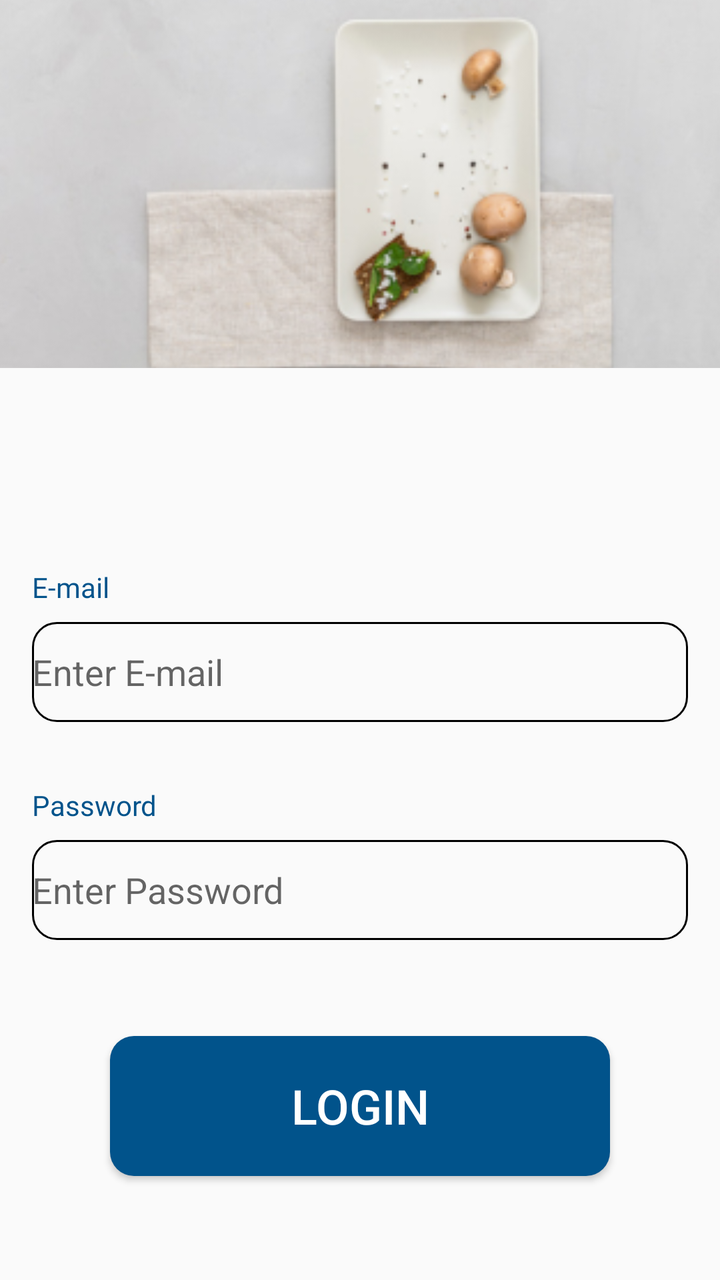
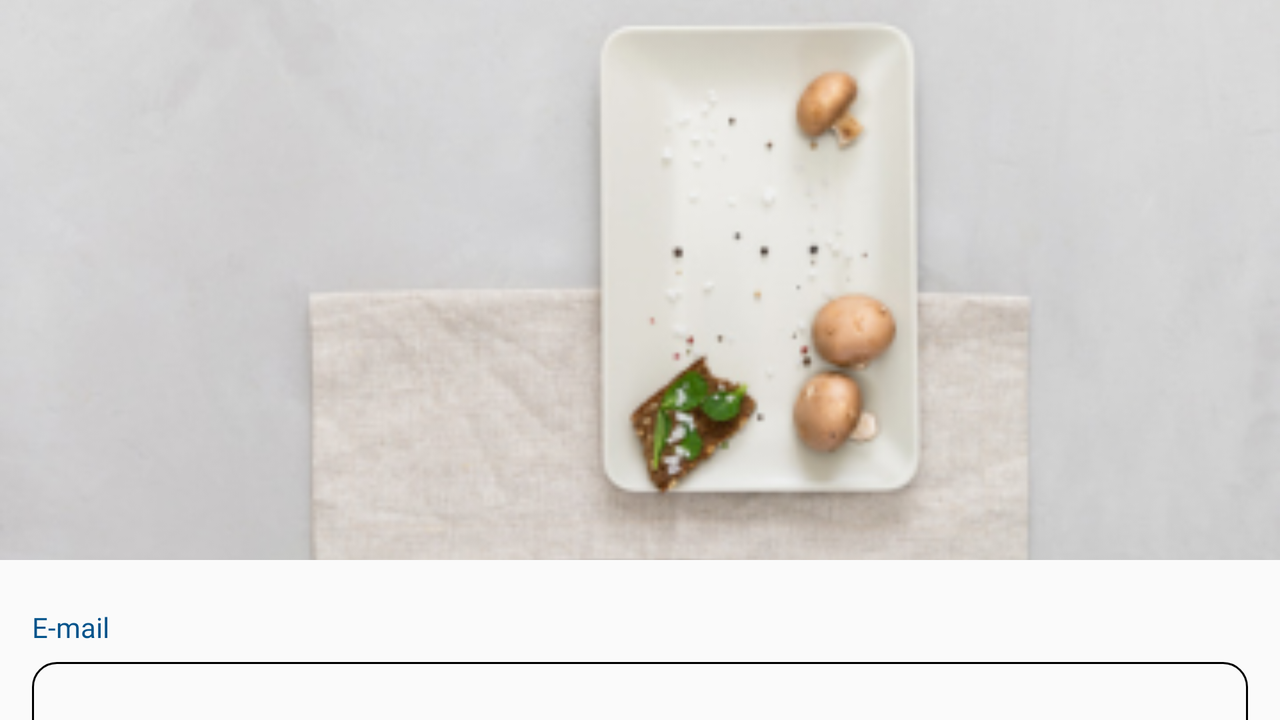

The same Android screen from two of the app's own layout files: first res/layout/ as a phone draws it, then the repository's variant for another configuration, drawn on a device whose configuration selects that folder. Both files follow.
<!-- AndroidManifest.xml: application theme Theme.MealMate -->
<!-- res/layout/fragment_login.xml -->
<?xml version="1.0" encoding="utf-8"?>
<androidx.constraintlayout.widget.ConstraintLayout xmlns:android="http://schemas.android.com/apk/res/android"
    xmlns:tools="http://schemas.android.com/tools"
    android:layout_width="match_parent"
    android:layout_height="match_parent"
    xmlns:app="http://schemas.android.com/apk/res-auto"
    tools:context=".login.Login"
    >


    <ImageView
        android:id="@+id/ivLogin"
        android:layout_width="414dp"
        android:layout_height="184dp"
        android:scaleType="centerCrop"
        android:src="@drawable/are_you_looking_for_quick_and_easy_appetizer_recipes_"
        app:layout_constraintEnd_toEndOf="parent"
        app:layout_constraintTop_toTopOf="parent"
        app:layout_constraintStart_toStartOf="parent"
        android:contentDescription="@string/login_image" />

    <TextView
        android:id="@+id/tvEmailLog"
        android:layout_width="wrap_content"
        android:layout_height="wrap_content"
        android:text="@string/e_mail"
        app:layout_constraintTop_toBottomOf="@id/ivLogin"
        app:layout_constraintStart_toStartOf="parent"
        app:layout_constraintBottom_toTopOf="@id/etEmailLog"
        android:layout_marginTop="100dp"
        android:layout_marginStart="16dp"
        android:fontFamily="@font/roboto_regular"

        android:textColor="@color/medium_electric_blue"
        />

    <EditText
        android:id="@+id/etEmailLog"
        android:layout_width="match_parent"
        android:layout_height="50dp"
        app:layout_constraintTop_toBottomOf="@+id/tvEmailLog"
        app:layout_constraintStart_toStartOf="parent"
        app:layout_constraintEnd_toEndOf="parent"
        android:autofillHints="e-mail"
        android:inputType="textEmailAddress"
        android:layout_marginEnd="16dp"
        android:layout_marginStart="16dp"
        android:background="@drawable/et_shape"
        android:layout_marginTop="8dp"
        android:hint="@string/hint_e_mail"/>

    <TextView
        android:id="@+id/tvPassLog"
        android:layout_width="wrap_content"
        android:layout_height="wrap_content"
        android:text="@string/password"
        app:layout_constraintTop_toBottomOf="@id/etEmailLog"
        android:layout_marginTop="32dp"
        app:layout_constraintStart_toStartOf="parent"
        android:layout_marginStart="16dp"
        android:fontFamily="@font/roboto_regular"

        android:textColor="@color/medium_electric_blue"/>

    <EditText
        android:id="@+id/etPassLog"
        android:layout_width="match_parent"
        android:layout_height="50dp"
        app:layout_constraintTop_toBottomOf="@id/tvPassLog"
        app:layout_constraintEnd_toEndOf="parent"
        app:layout_constraintStart_toStartOf="parent"
        android:inputType="textPassword"
        android:autofillHints="password"
        android:layout_marginEnd="16dp"
        android:layout_marginStart="16dp"
        android:hint="@string/hint_password"
        android:layout_marginTop="8dp"
        android:background="@drawable/et_shape"
        />

    <Button
        android:id="@+id/btnLogin"
        android:layout_width="250dp"
        android:layout_height="70dp"
        app:layout_constraintTop_toBottomOf="@+id/etPassLog"
        app:layout_constraintEnd_toEndOf="parent"
        app:layout_constraintStart_toStartOf="parent"
        android:layout_marginTop="48dp"
        android:text="@string/login"
        android:textSize="24sp"
        android:background="@drawable/btn_shape_round"
        android:textColor="@color/white"/>




</androidx.constraintlayout.widget.ConstraintLayout>
<!-- resources referenced by this layout -->
<resources>
  <color name="medium_electric_blue">#01538B</color>
  <color name="white">#FFFFFFFF</color>
  <!-- drawable are_you_looking_for_quick_and_easy_appetizer_recipes_: png bitmap (drawable, 80007 bytes) -->
  <!-- drawable btn_shape_round (drawable) -->
  <?xml version="1.0" encoding="utf-8"?>
  <shape xmlns:android="http://schemas.android.com/apk/res/android"
      android:padding="16dp"
      android:shape="rectangle">
      <solid android:color="@color/medium_electric_blue" />
      <corners android:radius="12dp" />
  </shape>
  <!-- drawable et_shape (drawable) -->
  <?xml version="1.0" encoding="utf-8"?>
  <shape xmlns:android="http://schemas.android.com/apk/res/android"
      android:padding="16dp"
      android:shape="rectangle">
      <stroke android:width="1dp"
          android:color="@color/black"/>
      <corners android:radius="12dp" />
      <size
          android:width="200dp"
          android:height="120dp" />
  </shape>
  <string name="e_mail">E-mail</string>
  <string name="hint_e_mail">Enter E-mail</string>
  <string name="hint_password">Enter Password</string>
  <string name="login">Login</string>
  <string name="login_image">Login Image</string>
  <string name="password">Password</string>
  <style name="Theme.MealMate" parent="Base.Theme.MealMate" />
  <color name="black">#FF000000</color>
  <style name="Base.Theme.MealMate" parent="Theme.AppCompat.Light.NoActionBar">
           Customize your light theme here.
  
  
  
      </style>
</resources>
<!-- res/layout-land/fragment_login.xml (the repository's variant of the layout above) -->
<!-- drawn on the phone turned sideways -->
<?xml version="1.0" encoding="utf-8"?>
<androidx.constraintlayout.widget.ConstraintLayout
    xmlns:android="http://schemas.android.com/apk/res/android"
    xmlns:tools="http://schemas.android.com/tools"
    android:layout_width="match_parent"
    android:layout_height="match_parent"
    xmlns:app="http://schemas.android.com/apk/res-auto"
    tools:context=".login.Login">

    <ImageView
        android:id="@+id/ivLogin"
        android:layout_width="0dp"
        android:layout_height="0dp"
        android:contentDescription="@string/login_image"
        android:scaleType="centerCrop"
        android:src="@drawable/are_you_looking_for_quick_and_easy_appetizer_recipes_"
        app:layout_constraintDimensionRatio="16:7"
        app:layout_constraintEnd_toEndOf="parent"
        app:layout_constraintHorizontal_bias="0.0"
        app:layout_constraintStart_toStartOf="parent"
        app:layout_constraintTop_toTopOf="parent" />

    <TextView
        android:id="@+id/tvEmailLog"
        android:layout_width="wrap_content"
        android:layout_height="wrap_content"
        android:text="@string/e_mail"
        app:layout_constraintStart_toStartOf="parent"
        app:layout_constraintTop_toBottomOf="@id/ivLogin"
        android:layout_marginStart="16dp"
        android:layout_marginTop="24dp"
        android:textColor="@color/medium_electric_blue"
        android:fontFamily="@font/roboto_regular" />

    <EditText
        android:id="@+id/etEmailLog"
        android:layout_width="0dp"
        android:layout_height="wrap_content"
        app:layout_constraintStart_toStartOf="parent"
        app:layout_constraintEnd_toEndOf="parent"
        app:layout_constraintTop_toBottomOf="@+id/tvEmailLog"
        android:layout_marginStart="16dp"
        android:layout_marginEnd="16dp"
        android:layout_marginTop="8dp"
        android:inputType="textEmailAddress"
        android:autofillHints="e-mail"
        android:background="@drawable/et_shape"
        android:hint="@string/hint_e_mail" />

    <TextView
        android:id="@+id/tvPassLog"
        android:layout_width="wrap_content"
        android:layout_height="wrap_content"
        android:text="@string/password"
        app:layout_constraintStart_toStartOf="parent"
        app:layout_constraintTop_toBottomOf="@id/etEmailLog"
        android:layout_marginStart="16dp"
        android:layout_marginTop="24dp"
        android:textColor="@color/medium_electric_blue"
        android:fontFamily="@font/roboto_regular" />

    <EditText
        android:id="@+id/etPassLog"
        android:layout_width="0dp"
        android:layout_height="wrap_content"
        app:layout_constraintStart_toStartOf="parent"
        app:layout_constraintEnd_toEndOf="parent"
        app:layout_constraintTop_toBottomOf="@id/tvPassLog"
        android:layout_marginStart="16dp"
        android:layout_marginEnd="16dp"
        android:layout_marginTop="8dp"
        android:inputType="textPassword"
        android:autofillHints="password"
        android:background="@drawable/et_shape"
        android:hint="@string/hint_password" />

    <Button
        android:id="@+id/btnLogin"
        android:layout_width="0dp"
        android:layout_height="wrap_content"
        app:layout_constraintStart_toStartOf="parent"
        app:layout_constraintEnd_toEndOf="parent"
        app:layout_constraintTop_toBottomOf="@id/etPassLog"
        android:layout_marginStart="16dp"
        android:layout_marginEnd="16dp"
        android:layout_marginTop="24dp"
        android:text="@string/login"
        android:textSize="24sp"
        android:background="@drawable/btn_shape_round"
        android:textColor="@color/white" />

</androidx.constraintlayout.widget.ConstraintLayout>
